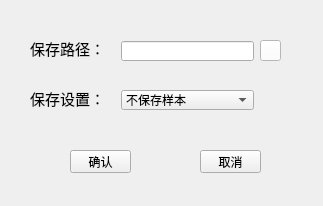
<?xml version="1.0" encoding="UTF-8"?>
<ui version="4.0">
 <class>save_images</class>
 <widget class="QMainWindow" name="save_images">
  <property name="geometry">
   <rect>
    <x>0</x>
    <y>0</y>
    <width>323</width>
    <height>206</height>
   </rect>
  </property>
  <property name="minimumSize">
   <size>
    <width>323</width>
    <height>206</height>
   </size>
  </property>
  <property name="maximumSize">
   <size>
    <width>323</width>
    <height>206</height>
   </size>
  </property>
  <property name="windowTitle">
   <string>保存设置</string>
  </property>
  <property name="styleSheet">
   <string notr="true"/>
  </property>
  <widget class="QWidget" name="centralwidget">
   <widget class="QWidget" name="widget" native="true">
    <property name="geometry">
     <rect>
      <x>20</x>
      <y>20</y>
      <width>281</width>
      <height>161</height>
     </rect>
    </property>
    <widget class="QLabel" name="label_2">
     <property name="geometry">
      <rect>
       <x>10</x>
       <y>20</y>
       <width>80</width>
       <height>17</height>
      </rect>
     </property>
     <property name="font">
      <font>
       <family>Agency FB</family>
       <pointsize>11</pointsize>
      </font>
     </property>
     <property name="text">
      <string>保存路径：</string>
     </property>
    </widget>
    <widget class="QLabel" name="label_3">
     <property name="geometry">
      <rect>
       <x>10</x>
       <y>70</y>
       <width>80</width>
       <height>17</height>
      </rect>
     </property>
     <property name="font">
      <font>
       <family>Agency FB</family>
       <pointsize>11</pointsize>
      </font>
     </property>
     <property name="text">
      <string>保存设置：</string>
     </property>
    </widget>
    <widget class="QPushButton" name="pushButton_cancel">
     <property name="geometry">
      <rect>
       <x>180</x>
       <y>130</y>
       <width>61</width>
       <height>23</height>
      </rect>
     </property>
     <property name="text">
      <string>取消</string>
     </property>
    </widget>
    <widget class="QLineEdit" name="lineEdit_path">
     <property name="geometry">
      <rect>
       <x>101</x>
       <y>21</y>
       <width>133</width>
       <height>20</height>
      </rect>
     </property>
     <property name="font">
      <font>
       <family>SimSun-ExtB</family>
      </font>
     </property>
    </widget>
    <widget class="QPushButton" name="pushButton_confirm">
     <property name="geometry">
      <rect>
       <x>50</x>
       <y>130</y>
       <width>61</width>
       <height>23</height>
      </rect>
     </property>
     <property name="text">
      <string>确认</string>
     </property>
    </widget>
    <widget class="QToolButton" name="toolButton">
     <property name="geometry">
      <rect>
       <x>240</x>
       <y>20</y>
       <width>21</width>
       <height>21</height>
      </rect>
     </property>
     <property name="styleSheet">
      <string notr="true">background-color: rgb(255, 255, 255);</string>
     </property>
     <property name="text">
      <string/>
     </property>
     <property name="icon">
      <iconset>
       <normalon>:/resourse/open.png</normalon>
      </iconset>
     </property>
    </widget>
    <widget class="QComboBox" name="comboBox">
     <property name="geometry">
      <rect>
       <x>101</x>
       <y>70</y>
       <width>133</width>
       <height>20</height>
      </rect>
     </property>
     <item>
      <property name="text">
       <string>不保存样本</string>
      </property>
     </item>
     <item>
      <property name="text">
       <string>保存缺陷样本</string>
      </property>
     </item>
     <item>
      <property name="text">
       <string>保存所有样本</string>
      </property>
     </item>
    </widget>
   </widget>
  </widget>
  <widget class="QMenuBar" name="menubar">
   <property name="geometry">
    <rect>
     <x>0</x>
     <y>0</y>
     <width>323</width>
     <height>26</height>
    </rect>
   </property>
  </widget>
 </widget>
 <resources/>
 <connections/>
</ui>
